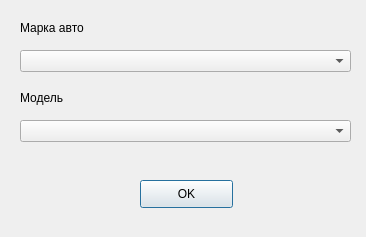
<?xml version="1.0" encoding="UTF-8"?>
<ui version="4.0">
 <class>Dialog</class>
 <widget class="QDialog" name="Dialog">
  <property name="geometry">
   <rect>
    <x>0</x>
    <y>0</y>
    <width>366</width>
    <height>237</height>
   </rect>
  </property>
  <property name="windowTitle">
   <string>Dialog</string>
  </property>
  <widget class="QLabel" name="label">
   <property name="geometry">
    <rect>
     <x>20</x>
     <y>20</y>
     <width>111</width>
     <height>16</height>
    </rect>
   </property>
   <property name="text">
    <string>Марка авто</string>
   </property>
  </widget>
  <widget class="QComboBox" name="comboBox">
   <property name="geometry">
    <rect>
     <x>20</x>
     <y>50</y>
     <width>331</width>
     <height>22</height>
    </rect>
   </property>
  </widget>
  <widget class="QLabel" name="label_2">
   <property name="geometry">
    <rect>
     <x>20</x>
     <y>90</y>
     <width>55</width>
     <height>16</height>
    </rect>
   </property>
   <property name="text">
    <string>Модель</string>
   </property>
  </widget>
  <widget class="QComboBox" name="comboBox_2">
   <property name="geometry">
    <rect>
     <x>20</x>
     <y>120</y>
     <width>331</width>
     <height>22</height>
    </rect>
   </property>
  </widget>
  <widget class="QPushButton" name="pushButton">
   <property name="geometry">
    <rect>
     <x>140</x>
     <y>180</y>
     <width>93</width>
     <height>28</height>
    </rect>
   </property>
   <property name="text">
    <string>OK</string>
   </property>
  </widget>
 </widget>
 <resources/>
 <connections/>
</ui>
